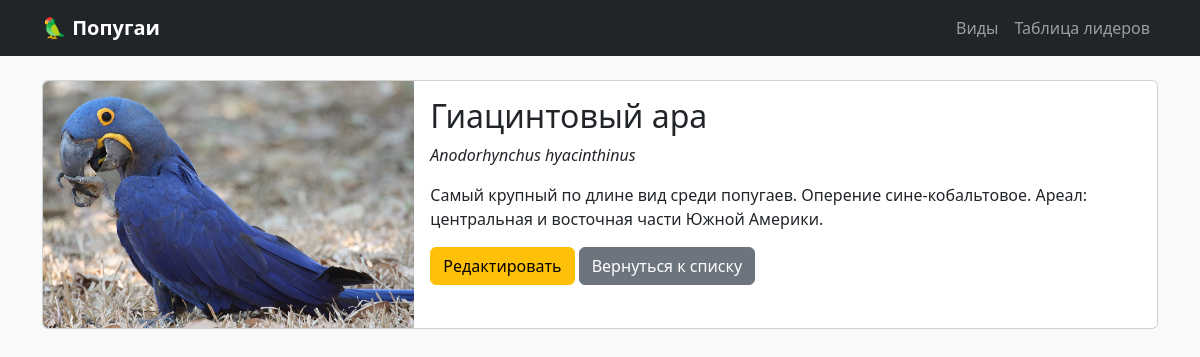
Screenshot of /species/1/ with the database file from the repository.
### quiz/models.py (models this page shows, shortened)
class Species(models.Model):
    name = models.CharField(max_length=100, unique=True)
    scientific_name = models.CharField(max_length=150, blank=True)
    description = models.TextField()
    image_url = models.URLField(blank=True)

### quiz/views.py (the view)
# urls.py: path('species/<int:pk>/', views.species_detail, name='species_detail'),
def species_detail(request, pk):
    species = get_object_or_404(Species, pk=pk)
    return render(request, 'quiz/species_detail.html', {'species': species})

### quiz/templates/quiz/species_detail.html (shortened to what this page needs)
{% extends 'quiz/base.html' %}
{% block content %}
<div class="card">
    <div class="row g-0">
        <div class="col-md-4">
            {% if species.image_url %}
                <img src="{{ species.image_url }}" class="img-fluid rounded-start" alt="{{ species.name }}">
            {% else %}
                <img src="/static/quiz/images/default.jpg" class="img-fluid rounded-start" alt="No image">
            {% endif %}
        </div>
        <div class="col-md-8">
            <div class="card-body">
                <h2 class="card-title">{{ species.name }}</h2>
                <p class="card-text"><em>{{ species.scientific_name }}</em></p>
                <p class="card-text">{{ species.description }}</p>
                <a href="{% url 'quiz:species_edit' species.pk %}" class="btn btn-warning">Редактировать</a>
                <a href="{% url 'quiz:species_list' %}" class="btn btn-secondary">Вернуться к списку</a>
            </div>
        </div>
    </div>
</div>
{% endblock %}

### quiz/templates/static/quiz/styles.css (style rules this page uses)
body { background-color: #f8f9fa; }

### rows the page displays
Species: image_url (picture), name "Гиацинтовый ара", scientific_name "Anodorhynchus hyacinthinus", description "Самый крупный по длине вид среди попугаев. Оперение сине-кобальтовое. Ареал: центральная и восточная части Южной Америки."
